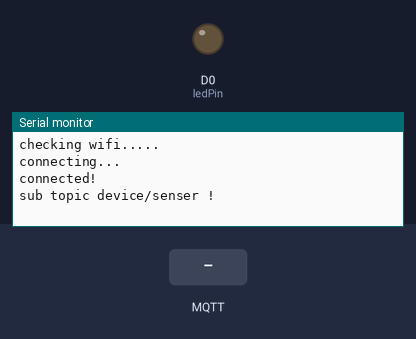
Bench run of a sketch on a simulated ESP8266 (NodeMCU). Parts: output pins drawn as LEDs (lit = HIGH), the last lines printed to the serial monitor. The inputs (shaded band) are chosen by the test bench. WiFi joins after 1.5 s; servers stay silent unless stated; no MQTT or app messages arrive unless stated.

Above: at 3.2 s.
3.3 s: MQTT message "1" arrives on the first subscribed topic
At 4.1 s:
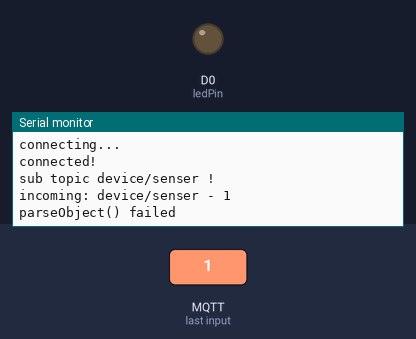
4.8 s: MQTT message "on" arrives on the first subscribed topic
At 5.3 s:
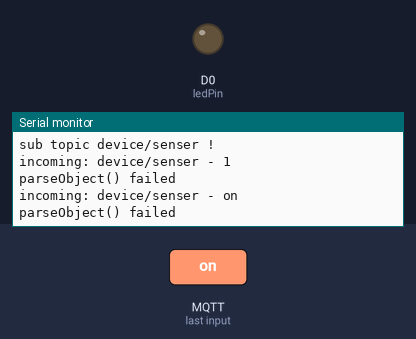
6.3 s: MQTT message "off" arrives on the first subscribed topic
At 7.7 s:
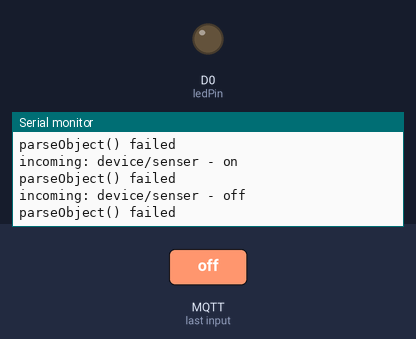

The sketch:

Coolpy7_Esp8266_Controller.ino
```cpp
#include <ArduinoJson.h>
#include <ESP8266WiFi.h>
#include <MQTT.h>

const char ssid[] = "Xiaomi_1111"; //wifi信号名
const char pass[] = "20001937"; //wifi密码

WiFiClientSecure net;
MQTTClient client;

const int  ledPin = D0;

//测试本示例可以通过其他mqtt客户端发送消息到device/senser主题
//消息内容为: {"cmd":1} 值为1即led点亮，值为0即led关闭

void connect() {
  Serial.print("checking wifi...");
  while (WiFi.status() != WL_CONNECTED) {
    Serial.print(".");
    delay(1000);
  }

  Serial.print("\nconnecting...");
  while (!client.connect("arduino", "try", "try")) {
    Serial.print(".");
    delay(1000);
  }

  Serial.println("\nconnected!");

  //注册订阅主题用以收接控制指令
  client.subscribe("device/senser");
  Serial.println("\sub topic device/senser !");
  //取消订阅
  //client.unsubscribe("device/senser");
}

void messageReceived(String &topic, String &payload) {
  Serial.println("incoming: " + topic + " - " + payload);
  DynamicJsonBuffer jsonBuffer;
  JsonObject& root = jsonBuffer.parseObject(payload);
  if (!root.success()) {
    Serial.println("parseObject() failed");
    return;
  }
  long cmd = root["cmd"];
  if (cmd == 1) {
    digitalWrite(ledPin, LOW);
  }else{
    digitalWrite(ledPin, HIGH);
  }
}

void setup() {
  pinMode(ledPin, OUTPUT);
  Serial.begin(115200);
  WiFi.begin(ssid, pass);

  // 连接到Coolpy7服务器使用Tls安全通信通道
  client.begin("192.168.31.84", 8443, net);
  client.onMessage(messageReceived);

  connect();
}

void loop() {
  client.loop();
  delay(10);  // <- fixes some issues with WiFi stability

  if (!client.connected()) {
    connect();
  }
}
```

Measured:
- after the input at 3.3 s, the serial monitor: prints a new line at once (image 1)
- after the input at 4.8 s, the serial monitor: prints a new line at once (image 2)
- after the input at 6.3 s, the serial monitor: prints a new line at once (image 3)
